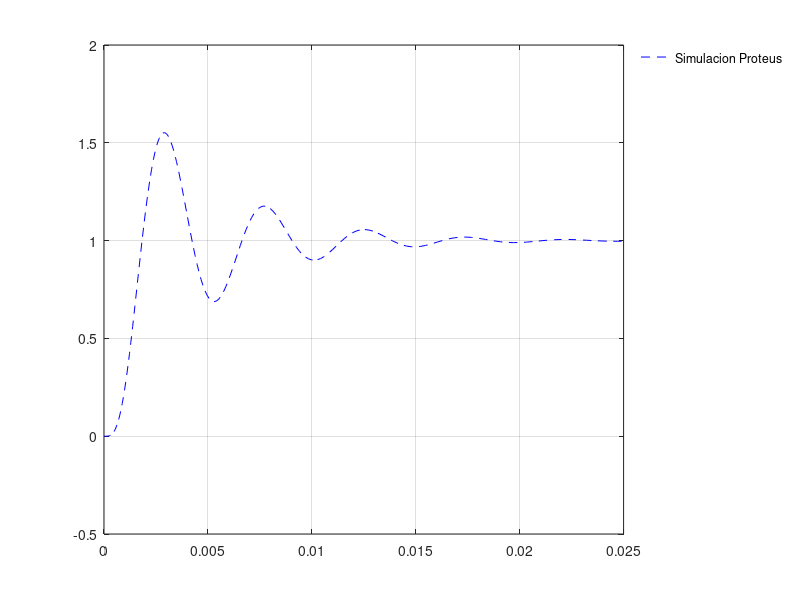

The MATLAB source for this figure: (Note: this script raises an error after producing the figure.)
fig=figure('Name','Autor Nicolas David Pastran','NumberTitle','off','Color','white','position',[250 200 850 400]);       
cla('reset')
clear;
clc;
%datos = csvread("DatosSimulacionProteus/CuartoOrden1RealimentadoK1.dat",1,0);
%datose = csvread("DatosExperimentales/CuartoOrdenRp.csv",2,0);
%t=(datos(:,1))';
%v=(datos(:,2))';
%te=(datose(:,1)');
%ve=(datose(:,2)');
%plot(t,v,'Square','Color','red');
%hold on;
%plot(te,ve,'-','Color','black');
%hold on;
load('SimulacionesSimulink/RealimentadoCuartoOrden.mat')
plot(datosmatlab(1,:),datosmatlab(2,:),'--blue');
grid on;
legend('Simulacion Proteus','Datos Reales','Simulacion MatLab')
legend('Location','northeastoutside')
legend('boxoff')
ax = gca;
ax.YLim = [0 1.75]; 